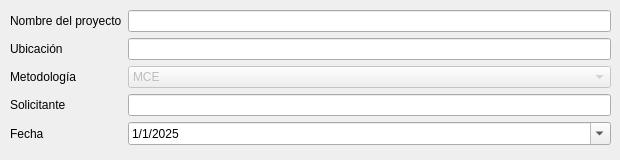
      <widget class="QWidget" name="general_info">
       <property name="enabled">
        <bool>true</bool>
       </property>
       <widget class="QWidget" name="layoutWidget">
        <property name="geometry">
         <rect>
          <x>10</x>
          <y>10</y>
          <width>601</width>
          <height>141</height>
         </rect>
        </property>
        <layout class="QFormLayout" name="formLayout_2">
         <property name="labelAlignment">
          <set>Qt::AlignmentFlag::AlignLeading|Qt::AlignmentFlag::AlignLeft|Qt::AlignmentFlag::AlignVCenter</set>
         </property>
         <property name="formAlignment">
          <set>Qt::AlignmentFlag::AlignLeading|Qt::AlignmentFlag::AlignLeft|Qt::AlignmentFlag::AlignTop</set>
         </property>
         <property name="horizontalSpacing">
          <number>6</number>
         </property>
         <property name="verticalSpacing">
          <number>6</number>
         </property>
         <property name="topMargin">
          <number>0</number>
         </property>
         <item row="0" column="0">
          <widget class="QLabel" name="label_name">
           <property name="text">
            <string>Nombre del proyecto</string>
           </property>
           <property name="buddy">
            <cstring>lineEdit_name</cstring>
           </property>
          </widget>
         </item>
         <item row="0" column="1">
          <widget class="QLineEdit" name="lineEdit_name"/>
         </item>
         <item row="1" column="0">
          <widget class="QLabel" name="label_location">
           <property name="text">
            <string>Ubicación</string>
           </property>
           <property name="buddy">
            <cstring>lineEdit_location</cstring>
           </property>
          </widget>
         </item>
         <item row="1" column="1">
          <widget class="QLineEdit" name="lineEdit_location"/>
         </item>
         <item row="2" column="0">
          <widget class="QLabel" name="label_method">
           <property name="text">
            <string>Metodología</string>
           </property>
           <property name="buddy">
            <cstring>comboBox_method</cstring>
           </property>
          </widget>
         </item>
         <item row="2" column="1">
          <widget class="QComboBox" name="comboBox_method">
           <property name="enabled">
            <bool>false</bool>
           </property>
           <item>
            <property name="text">
             <string>MCE</string>
            </property>
           </item>
           <item>
            <property name="text">
             <string>ACI</string>
            </property>
           </item>
           <item>
            <property name="text">
             <string>DoE</string>
            </property>
           </item>
          </widget>
         </item>
         <item row="3" column="0">
          <widget class="QLabel" name="label_purchaser">
           <property name="text">
            <string>Solicitante</string>
           </property>
           <property name="buddy">
            <cstring>lineEdit_purchaser</cstring>
           </property>
          </widget>
         </item>
         <item row="3" column="1">
          <widget class="QLineEdit" name="lineEdit_purchaser"/>
         </item>
         <item row="4" column="0">
          <widget class="QLabel" name="label_date">
           <property name="text">
            <string>Fecha</string>
           </property>
           <property name="buddy">
            <cstring>dateEdit_date</cstring>
           </property>
          </widget>
         </item>
         <item row="4" column="1">
          <widget class="QDateEdit" name="dateEdit_date">
           <property name="currentSection">
            <enum>QDateTimeEdit::Section::DaySection</enum>
           </property>
           <property name="displayFormat">
            <string>d/M/yyyy</string>
           </property>
           <property name="calendarPopup">
            <bool>true</bool>
           </property>
           <property name="date">
            <date>
             <year>2025</year>
             <month>1</month>
             <day>1</day>
            </date>
           </property>
          </widget>
         </item>
        </layout>
       </widget>
      </widget>
